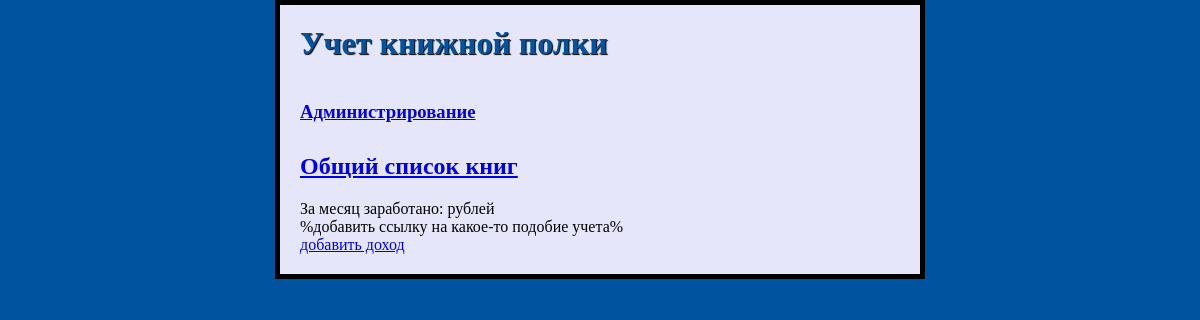
/, run on an earlier commit of the app's database.
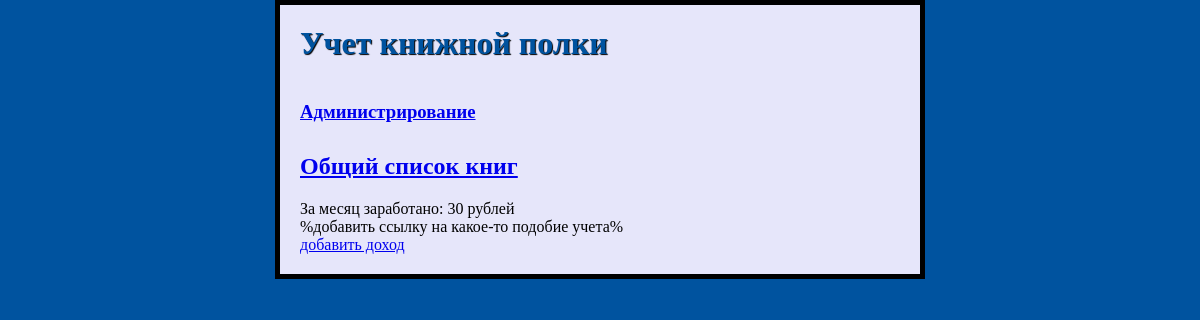
And on a later commit of the database.
### mainlib/models.py (models this page shows, shortened)
class Money(models.Model):
    now = models.IntegerField()
    mounth = models.IntegerField(null=True, default=0)
    all = models.IntegerField(null=True, default=0)

### mainlib/views.py (the view)
# urls.py: path('', index, name='index'),
def index(request):
    money = Money.objects.last()  # получаем первый объект из модели Money
    context = {'money': money}
    return render(request, 'mainlib/main.html', context)

### mainlib/templates/mainlib/main.html (shortened to what this page needs)
{% extends "mainlib/index.html" %}
{% load thumbnail %}
{% block body %}
    <h1>Учет книжной полки</h1>
    <a href="{% url 'admin:index' %}"><h3>Администрирование</h3></a>
    <a href="{% url 'mainlib:lib-list' %}"><p align="center" style="color:#ff0099; font-size:30px"><h2>Общий список книг</h2></p></a>
    <div>За месяц заработано: {{ money.mounth }} рублей</div>
    <div>%добавить ссылку на какое-то подобие учета%</div>
    <a href="{% url 'mainlib:add_money' %}">добавить доход</a>
{% endblock %}

### mainlib/templates/mainlib/index.html (shortened to what this page needs)
{% load static %}
<!DOCTYPE html>
<html lang="ru">
<head>
    <link rel="stylesheet" type="text/css" href="{% static 'css/styles.css' %}"/>
</head>
<body>
{% block body %}{% endblock %}
</body>
</html>

### static/css/styles.css (style rules this page uses)
html { background-color: #00539f; }
body { width: 600px; margin: 0 auto; background-color: #E6E6FA; padding: 0 20px 20px 20px; border: 5px solid black; }
h1 { margin: 0; padding: 20px 0; color: #00539f; text-shadow: 1px 1px 1px black; }
p, li { font-size: 16px; line-height: 2; letter-spacing: 1px; }

What changed in the data, as far as the page shows it:
added Money: mounth "30"
